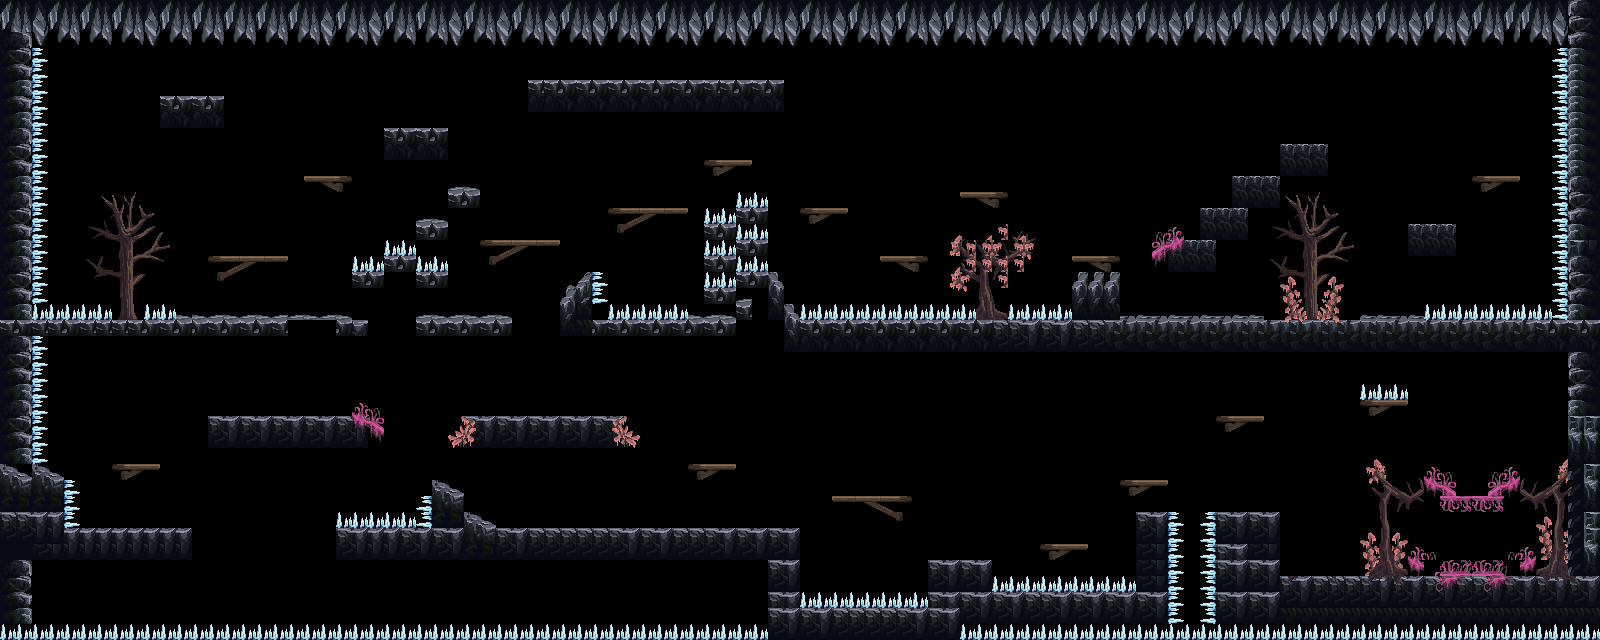

A level layout from a 2D game, rendered from its tile map. Below: a short description, then the map file with tile-grid data replaced by summaries:
An orthogonal 100x40 tile map with 16x16 px tiles, 2 tile layers (platforms, environment), 2 tilesets.

<map version="1.8" tiledversion="1.8.1" orientation="orthogonal" renderorder="right-down" width="100" height="40" tilewidth="16" tileheight="16" infinite="0" nextlayerid="4" nextobjectid="1">
 <tileset firstgid="1" name="main_lev_build_1" tilewidth="16" tileheight="16" tilecount="4096" columns="64">
  <image source="assets/main_lev_build_1.png" trans="ff0000" width="1024" height="1024" />
 </tileset>
 <tileset firstgid="4097" name="main_lev_build_2" tilewidth="16" tileheight="16" tilecount="4096" columns="64">
  <image source="assets/main_lev_build_2.png" trans="ff0000" width="1024" height="1024" />
 </tileset>
 <layer id="1" name="platforms" width="100" height="40">
  <data>[4000 cells, 1107 non-empty, 197 distinct tile ids]</data>
 </layer>
 <layer id="3" name="environment" width="100" height="40">
  <data>[4000 cells, 653 non-empty, 126 distinct tile ids]</data>
 </layer>
</map>
